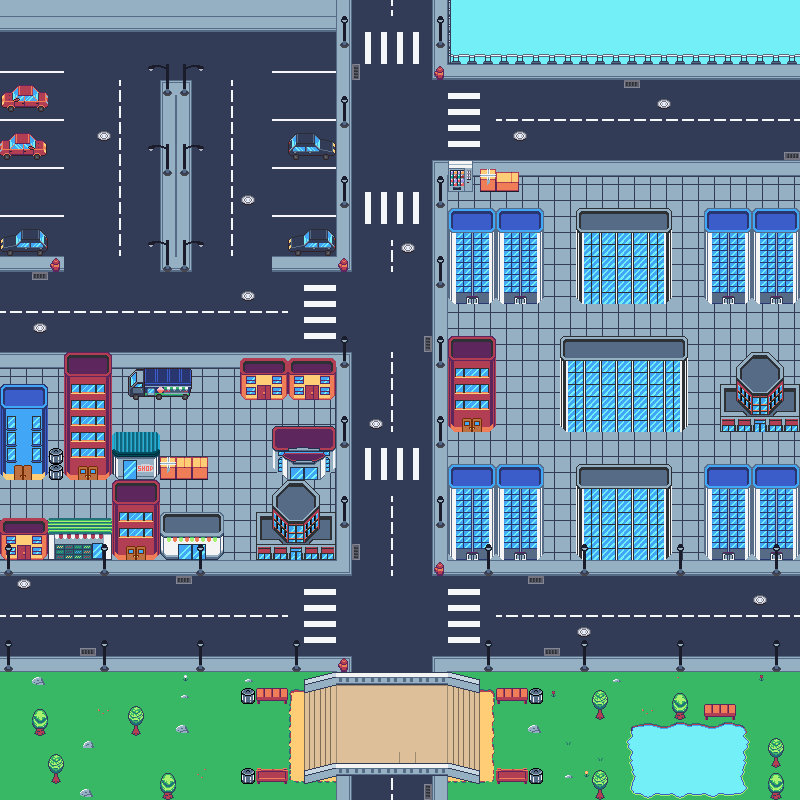

Below is a game level as drawn by its tile map, then a one-line description and the .tmx that defines it (tile-layer data replaced by summaries):
An orthogonal 50x50 tile map with 16x16 px tiles, 4 tile layers (base, bridges, buildings, decals).

<map version="1.8" tiledversion="1.8.6" orientation="orthogonal" renderorder="right-down" width="50" height="50" tilewidth="16" tileheight="16" infinite="0" nextlayerid="5" nextobjectid="1">
 <tileset firstgid="1" source="base.tsx" />
 <layer id="1" name="base" width="50" height="50">
  <data>[2500 cells, 2500 non-empty, 49 distinct tile ids]</data>
 </layer>
 <layer id="2" name="bridges" width="50" height="50">
  <data>[2500 cells, 77 non-empty, 71 distinct tile ids]</data>
 </layer>
 <layer id="4" name="buildings" width="50" height="50">
  <data>[2500 cells, 502 non-empty, 186 distinct tile ids]</data>
 </layer>
 <layer id="3" name="decals" width="50" height="50">
  <data>[2500 cells, 253 non-empty, 75 distinct tile ids]</data>
 </layer>
</map>
